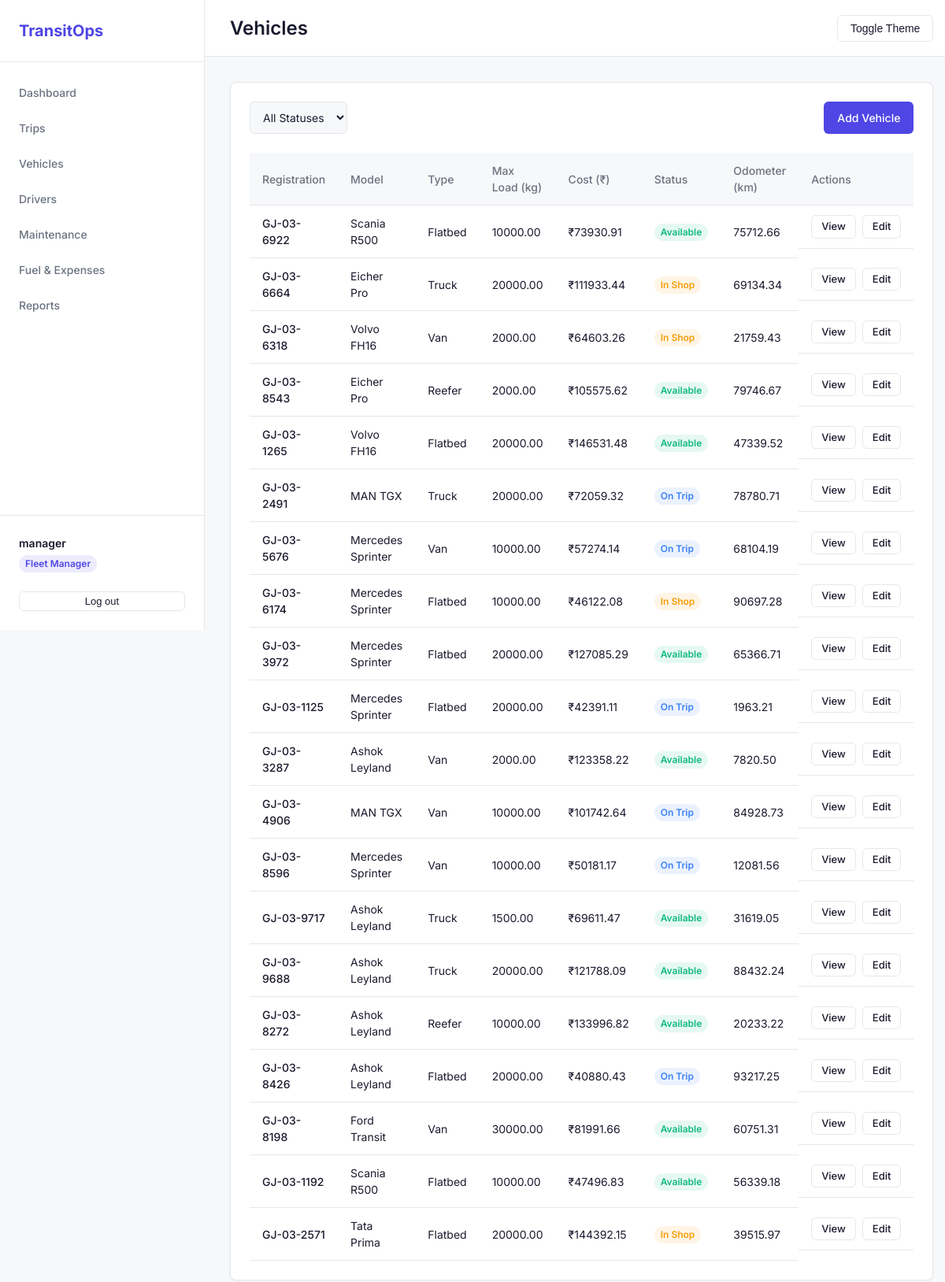
Page /vehicles/ (signed in) on the committed database.
### accounts/models.py (models this page shows, shortened)
class Profile(models.Model):
    ROLE_CHOICES = (
        ('Fleet Manager', 'Fleet Manager'),
        ('Driver', 'Driver'),
        ('Safety Officer', 'Safety Officer'),
        ('Financial Analyst', 'Financial Analyst'),
        ('Admin', 'Admin'),
    )
    user = models.OneToOneField(User, on_delete=models.CASCADE)
    role = models.CharField(max_length=50, choices=ROLE_CHOICES, default='Driver')
    phone_number = models.CharField(max_length=20, blank=True)
    region = models.CharField(max_length=100, blank=True)

### vehicles/models.py (models this page shows, shortened)
class Vehicle(models.Model):
    STATUS_CHOICES = (
        ('Available', 'Available'),
        ('On Trip', 'On Trip'),
        ('In Shop', 'In Shop'),
        ('Retired', 'Retired'),
    )
    registration_number = models.CharField(max_length=50, unique=True, db_index=True)
    name_model = models.CharField(max_length=100)
    vehicle_type = models.CharField(max_length=50)
    max_load_capacity = models.DecimalField(max_digits=10, decimal_places=2, help_text="in kg")
    odometer = models.DecimalField(max_digits=10, decimal_places=2, default=0.0, help_text="in km")
    acquisition_cost = models.DecimalField(max_digits=12, decimal_places=2)
    status = models.CharField(max_length=20, choices=STATUS_CHOICES, default='Available')
    region = models.CharField(max_length=100, blank=True)
    created_at = models.DateTimeField(auto_now_add=True)
    updated_at = models.DateTimeField(auto_now=True)
    class Meta:
        ordering = ['-created_at']

### vehicles/views.py (the view)
# urls.py: path('', views.vehicle_list, name='vehicles_list'),
@role_required('Fleet Manager', 'Safety Officer', 'Admin')
def vehicle_list(request):
    status_filter = request.GET.get('status')
    vehicles = Vehicle.objects.all()
    if status_filter:
        vehicles = vehicles.filter(status=status_filter)
    return render(request, 'vehicles/list.html', {'vehicles': vehicles, 'status_filter': status_filter})

### templates/vehicles/list.html (shortened to what this page needs)
{% extends 'base.html' %}
{% block page_title %}Vehicles{% endblock %}
{% block content %}
<div class="card">
    <div style="display: flex; justify-content: space-between; margin-bottom: 24px;">
        <form method="get" style="display: flex; gap: 16px;">
            <select name="status" class="form-control" onchange="this.form.submit()" style="width: auto;">
                <option value="">All Statuses</option>
            </select>
        </form>
        {% if user.profile.role in 'Fleet Manager,Admin' %}
        <a href="{% url 'vehicle_create' %}" class="btn btn-primary">Add Vehicle</a>
        {% endif %}
    </div>
    <div class="table-container">
        <table class="table">
            <thead>
                <tr>
                    <th>Registration</th>
                    <th>Model</th>
                    <th>Type</th>
                    <th>Max Load (kg)</th>
                    <th>Cost (₹)</th>
                    <th>Status</th>
                    <th>Odometer (km)</th>
                    <th>Actions</th>
                </tr>
            </thead>
            <tbody>
                {% for vehicle in vehicles %}
                <tr>
                    <td style="font-weight: 500;">{{ vehicle.registration_number }}</td>
                    <td>{{ vehicle.name_model }}</td>
                    <td>{{ vehicle.vehicle_type }}</td>
                    <td>{{ vehicle.max_load_capacity }}</td>
                    <td>₹{{ vehicle.acquisition_cost }}</td>
                    <td>
                        <span class="badge
                            {% if vehicle.status == 'Available' %}badge-success
                            {% elif vehicle.status == 'On Trip' %}badge-info
                            {% elif vehicle.status == 'In Shop' %}badge-warning
                            {% else %}badge-danger{% endif %}">
                            {{ vehicle.status }}
                        </span>
                    </td>
                    <td>{{ vehicle.odometer }}</td>
                    <td style="display: flex; gap: 8px;">
                        <a href="{% url 'vehicle_detail' vehicle.id %}" class="btn btn-ghost btn-sm">View</a>
                        {% if user.profile.role in 'Fleet Manager,Admin' %}
                        <a href="{% url 'vehicle_edit' vehicle.id %}" class="btn btn-ghost btn-sm">Edit</a>
                        {% endif %}
                    </td>
                </tr>
                {% empty %}
                <tr>
                    <td colspan="8" style="text-align: center; color: var(--text-muted); padding: 24px;">No vehicles found.</td>
                </tr>
                {% endfor %}
            </tbody>
        </table>
    </div>
</div>
{% endblock %}

### templates/base.html (shortened to what this page needs)
<!DOCTYPE html>
<html lang="en" data-theme="light">
<head>
    {% load static %}
    <link rel="stylesheet" href="{% static 'css/base.css' %}">
</head>
<body>
    <div class="layout">
        {% if user.is_authenticated %}
        <aside class="sidebar">
            <div class="sidebar-header">
                <h2>TransitOps</h2>
            </div>
            <nav class="sidebar-nav">
                <a href="{% url 'dashboard' %}" class="nav-item">Dashboard</a>
                {% if user.profile.role in 'Fleet Manager,Admin,Driver,Safety Officer' %}
                <a href="{% url 'trips_list' %}" class="nav-item">Trips</a>
                {% endif %}
                {% if user.profile.role in 'Fleet Manager,Admin,Safety Officer' %}
                <a href="{% url 'vehicles_list' %}" class="nav-item">Vehicles</a>
                <a href="{% url 'drivers_list' %}" class="nav-item">Drivers</a>
                {% endif %}
                {% if user.profile.role in 'Fleet Manager,Admin' %}
                <a href="{% url 'maintenance_list' %}" class="nav-item">Maintenance</a>
                {% endif %}
                {% if user.profile.role in 'Fleet Manager,Admin,Financial Analyst,Safety Officer' %}
                <a href="{% url 'finance_list' %}" class="nav-item">Fuel & Expenses</a>
                {% endif %}
                {% if user.profile.role in 'Fleet Manager,Admin,Financial Analyst' %}
                <a href="{% url 'reports' %}" class="nav-item">Reports</a>
                {% endif %}
            </nav>
            <div class="sidebar-footer">
                <div class="user-info">
                    <div class="user-name">{{ user.get_full_name|default:user.username }}</div>
                    <div class="user-role badge badge-primary">{{ user.profile.role }}</div>
                </div>
                <form action="{% url 'logout' %}" method="post">
                    <button type="submit" class="btn btn-ghost btn-sm w-full mt-2">Log out</button>
                </form>
            </div>
        </aside>
        {% endif %}
        <main class="main-content">
            {% if user.is_authenticated %}
            <header class="topbar">
                <div class="page-title">
                    <h1>{% block page_title %}Overview{% endblock %}</h1>
                </div>
                <div class="topbar-actions">
                    <button id="theme-toggle" class="btn btn-ghost">Toggle Theme</button>
                </div>
            </header>
            {% endif %}
            <div class="content-container">
                {% block content %}{% endblock %}
            </div>
        </main>
    </div>
</body>
</html>

### static/css/base.css (style rules this page uses)
:root { --bg: #F7F8FA; --surface: #FFFFFF; --text: #1A1A2E; --text-muted: #6B7280; --border: #E5E7EB; --primary: #4F46E5; --primary-hover: #4338CA; --success: #10B981; --warning: #F59E0B; --danger: #EF4444; --info: #3B82F6; }
* { box-sizing: border-box; margin: 0; padding: 0; }
body { font-family: 'Inter', -apple-system, sans-serif; background-color: var(--bg); color: var(--text); line-height: 1.5; font-size: 14px; }
a { color: var(--primary); text-decoration: none; }
.layout { display: flex; min-height: 100vh; }
.sidebar { width: 260px; background-color: var(--surface); border-right: 1px solid var(--border); display: flex; flex-direction: column; position: fixed; height: 100vh; z-index: 100; }
.sidebar-header { padding: 24px; border-bottom: 1px solid var(--border); }
.sidebar-header h2 { font-size: 20px; font-weight: 700; color: var(--primary); }
.sidebar-nav { flex: 1; padding: 16px 0; overflow-y: auto; }
.nav-item { display: block; padding: 12px 24px; color: var(--text-muted); font-weight: 500; transition: all 0.2s; }
.sidebar-footer { padding: 24px; border-top: 1px solid var(--border); }
.user-info { margin-bottom: 16px; }
.user-name { font-weight: 600; margin-bottom: 4px; }
.main-content { flex: 1; margin-left: 260px; display: flex; flex-direction: column; min-height: 100vh; }
.topbar { height: 72px; background-color: var(--surface); border-bottom: 1px solid var(--border); display: flex; align-items: center; justify-content: space-between; padding: 0 32px; position: sticky; top: 0; z-index: 90; }
.page-title h1 { font-size: 24px; font-weight: 600; }
.content-container { padding: 32px; flex: 1; }
.card { background-color: var(--surface); border: 1px solid var(--border); border-radius: 8px; box-shadow: 0 1px 3px rgba(0, 0, 0, 0.05); padding: 24px; margin-bottom: 24px; }
.btn { display: inline-flex; align-items: center; justify-content: center; padding: 8px 16px; font-size: 14px; font-weight: 500; border-radius: 6px; border: 1px solid transparent; cursor: pointer; transition: all 0.2s; }
.btn-primary { background-color: var(--primary); color: white; }
.btn-ghost { background-color: transparent; color: var(--text); border-color: var(--border); }
.btn-sm { padding: 4px 12px; font-size: 13px; }
.w-full { width: 100%; }
.mt-2 { margin-top: 8px; }
.badge { display: inline-block; padding: 2px 8px; font-size: 12px; font-weight: 600; border-radius: 9999px; }
.badge-primary { background-color: rgba(79, 70, 229, 0.1); color: var(--primary); }
.badge-success { background-color: rgba(16, 185, 129, 0.1); color: var(--success); }
.badge-warning { background-color: rgba(245, 158, 11, 0.1); color: var(--warning); }
.badge-info { background-color: rgba(59, 130, 246, 0.1); color: var(--info); }
.form-control { width: 100%; padding: 10px 12px; font-size: 14px; font-family: inherit; color: var(--text); background-color: var(--bg); border: 1px solid var(--border); border-radius: 6px; transition: border-color 0.2s, box-shadow 0.2s; }
.table-container { width: 100%; overflow-x: auto; }
.table { width: 100%; border-collapse: collapse; }
.table th, .table td { padding: 12px 16px; text-align: left; border-bottom: 1px solid var(--border); }
.table th { font-weight: 500; color: var(--text-muted); background-color: var(--bg); position: sticky; top: 0; }

### rows in the picture
Vehicle: registration_number "GJ-03-6922", name_model "Scania R500", vehicle_type "Flatbed", max_load_capacity "10000.00", acquisition_cost "73930.91", status "Available", odometer "75712.66"
Vehicle: registration_number "GJ-03-6664", name_model "Eicher Pro", vehicle_type "Truck", max_load_capacity "20000.00", acquisition_cost "111933.44", status "In Shop", odometer "69134.34"
Vehicle: registration_number "GJ-03-6318", name_model "Volvo FH16", vehicle_type "Van", max_load_capacity "2000.00", acquisition_cost "64603.26", status "In Shop", odometer "21759.43"
Vehicle: registration_number "GJ-03-8543", name_model "Eicher Pro", vehicle_type "Reefer", max_load_capacity "2000.00", acquisition_cost "105575.62", status "Available", odometer "79746.67"
Vehicle: registration_number "GJ-03-1265", name_model "Volvo FH16", vehicle_type "Flatbed", max_load_capacity "20000.00", acquisition_cost "146531.48", status "Available", odometer "47339.52"
Vehicle: registration_number "GJ-03-2491", name_model "MAN TGX", vehicle_type "Truck", max_load_capacity "20000.00", acquisition_cost "72059.32", status "On Trip", odometer "78780.71"
Vehicle: registration_number "GJ-03-5676", name_model "Mercedes Sprinter", vehicle_type "Van", max_load_capacity "10000.00", acquisition_cost "57274.14", status "On Trip", odometer "68104.19"
Vehicle: registration_number "GJ-03-6174", name_model "Mercedes Sprinter", vehicle_type "Flatbed", max_load_capacity "10000.00", acquisition_cost "46122.08", status "In Shop", odometer "90697.28"
Vehicle: registration_number "GJ-03-3972", name_model "Mercedes Sprinter", vehicle_type "Flatbed", max_load_capacity "20000.00", acquisition_cost "127085.29", status "Available", odometer "65366.71"
Vehicle: registration_number "GJ-03-1125", name_model "Mercedes Sprinter", vehicle_type "Flatbed", max_load_capacity "20000.00", acquisition_cost "42391.11", status "On Trip", odometer "1963.21"
Vehicle: registration_number "GJ-03-3287", name_model "Ashok Leyland", vehicle_type "Van", max_load_capacity "2000.00", acquisition_cost "123358.22", status "Available", odometer "7820.50"
Vehicle: registration_number "GJ-03-4906", name_model "MAN TGX", vehicle_type "Van", max_load_capacity "10000.00", acquisition_cost "101742.64", status "On Trip", odometer "84928.73"
Vehicle: registration_number "GJ-03-8596", name_model "Mercedes Sprinter", vehicle_type "Van", max_load_capacity "10000.00", acquisition_cost "50181.17", status "On Trip", odometer "12081.56"
Vehicle: registration_number "GJ-03-9717", name_model "Ashok Leyland", vehicle_type "Truck", max_load_capacity "1500.00", acquisition_cost "69611.47", status "Available", odometer "31619.05"
Vehicle: registration_number "GJ-03-9688", name_model "Ashok Leyland", vehicle_type "Truck", max_load_capacity "20000.00", acquisition_cost "121788.09", status "Available", odometer "88432.24"
Vehicle: registration_number "GJ-03-8272", name_model "Ashok Leyland", vehicle_type "Reefer", max_load_capacity "10000.00", acquisition_cost "133996.82", status "Available", odometer "20233.22"
Vehicle: registration_number "GJ-03-8426", name_model "Ashok Leyland", vehicle_type "Flatbed", max_load_capacity "20000.00", acquisition_cost "40880.43", status "On Trip", odometer "93217.25"
Vehicle: registration_number "GJ-03-8198", name_model "Ford Transit", vehicle_type "Van", max_load_capacity "30000.00", acquisition_cost "81991.66", status "Available", odometer "60751.31"
Vehicle: registration_number "GJ-03-1192", name_model "Scania R500", vehicle_type "Flatbed", max_load_capacity "10000.00", acquisition_cost "47496.83", status "Available", odometer "56339.18"
Vehicle: registration_number "GJ-03-2571", name_model "Tata Prima", vehicle_type "Flatbed", max_load_capacity "20000.00", acquisition_cost "144392.15", status "In Shop", odometer "39515.97"

### other values in the picture
{{ user.get_full_name|default:user.username }} "manager"
{{ user.profile.role }} "Fleet Manager"
